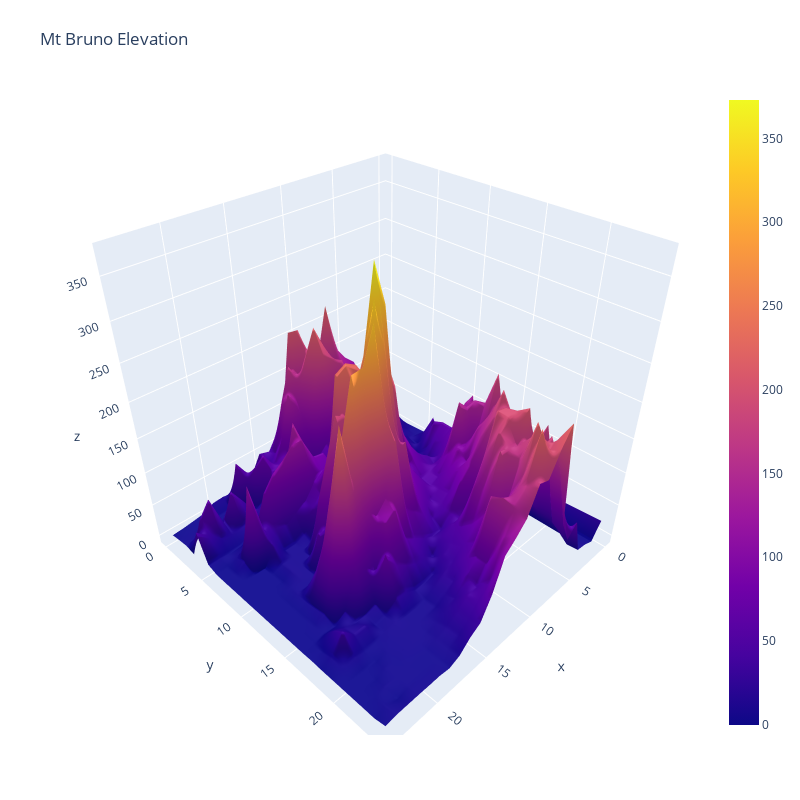

Notebook code cell kept with this figure:
### Code cell
#Example 3:
#!pip install pandas
import plotly.offline as py
py.init_notebook_mode(connected=True)
import plotly.graph_objs as go
import pandas as pd
table = pd.read_csv('https://raw.githubusercontent.com/plotly/datasets/master/api_docs/mt_bruno_elevation.csv')
data = go.Surface(z=table.values)  # use 2D numpy array format
layout = go.Layout(title='Mt Bruno Elevation',
                   width=800, height=800,    # image size
                   margin=dict(l=65, r=10, b=65, t=90))   # margins around the plot
fig = go.Figure(data=[data], layout=layout)
py.iplot(fig)

### Figure 1 — Plotly figure (JSON) as saved in the notebook; plotly's stock layout.template omitted (floating-point values rounded to 4 significant figures; data arrays with more than 128 entries replaced by an {"elided": "..."} marker saying what was removed)
{"data": [{"type": "surface", "z": {"elided": "25x25 float values"}}], "layout": {"height": 800, "margin": {"b": 65, "l": 65, "r": 10, "t": 90}, "title": {"text": "Mt Bruno Elevation"}, "width": 800}}
